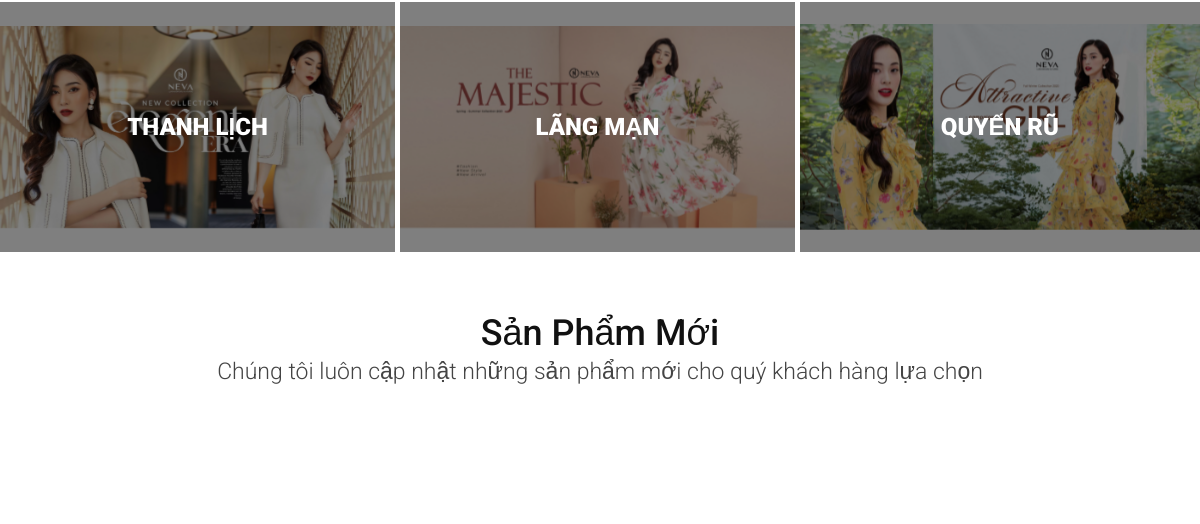
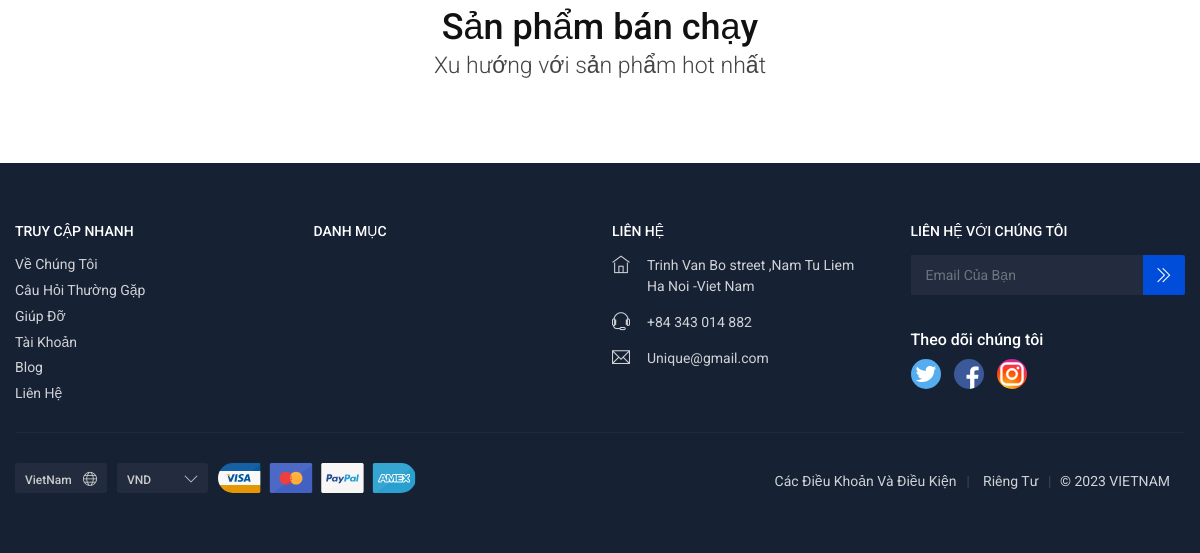
Before: / (lower part) with the older database file (2 pictures, top to bottom).
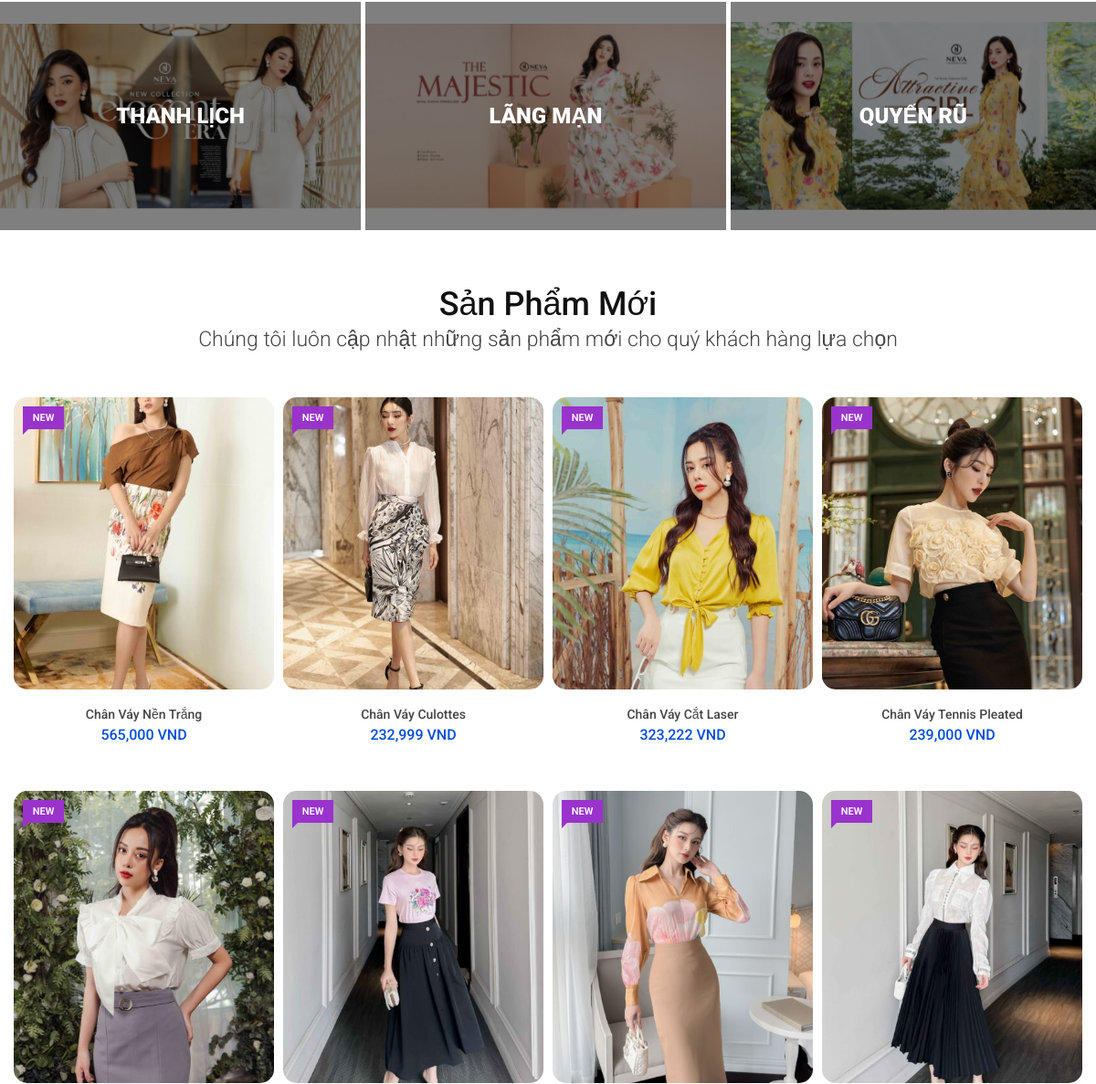
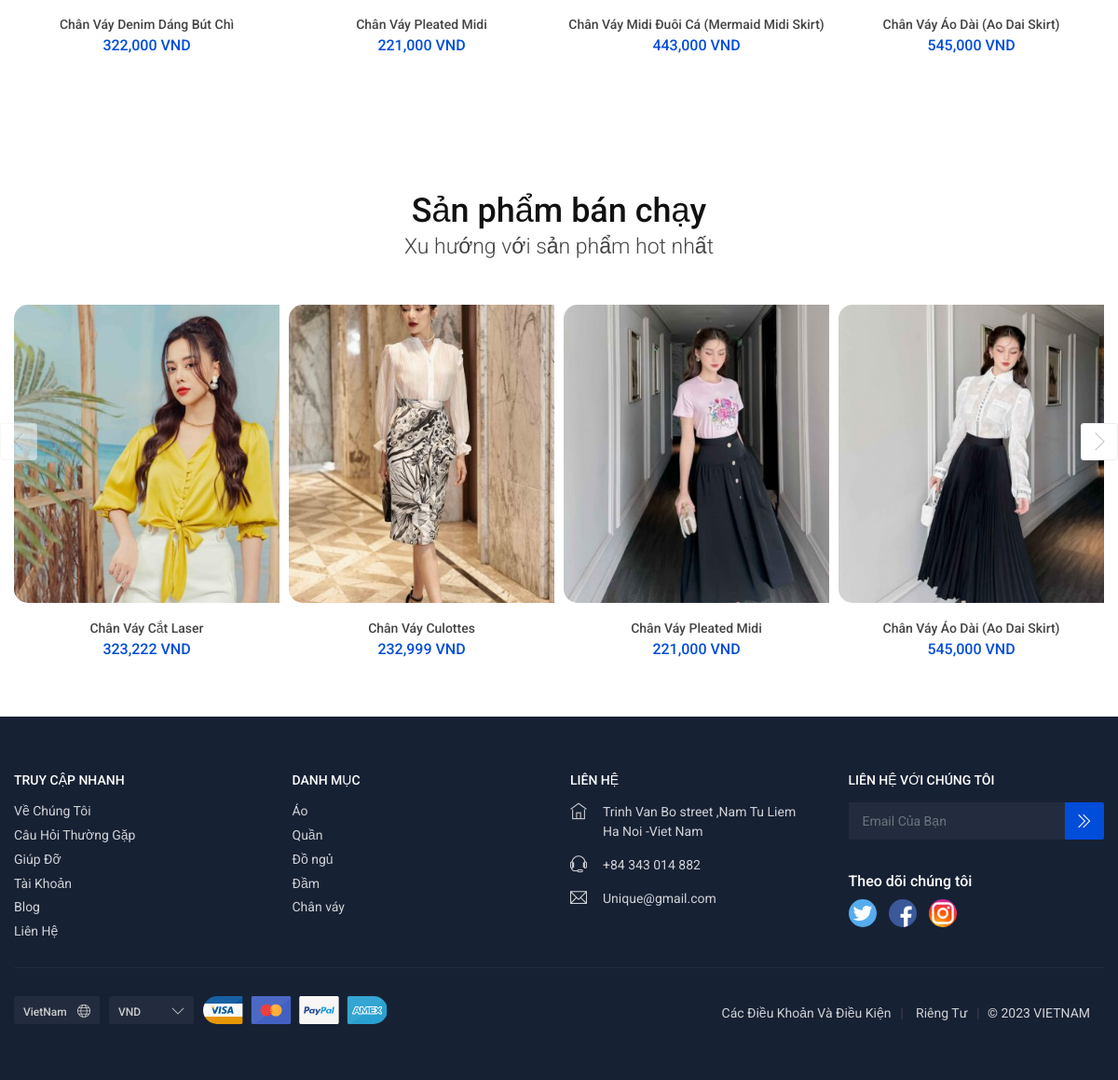
After: the same page with the newer database file (2 pictures, top to bottom).
### tables this page shows
CREATE TABLE `product` (
  `product_id` int(11) NOT NULL,
  `product_name` varchar(100) NOT NULL,
  `image` text NOT NULL,
  `price` int(11) NOT NULL,
  `description` text NOT NULL,
  `category_id` int(11) NOT NULL,
  `is_hidden` tinyint(1) DEFAULT 0
);

CREATE TABLE `categories` (
  `category_id` int(11) NOT NULL,
  `category_name` varchar(100) NOT NULL,
  `status` int(11) NOT NULL
);

### Models/connect.php (called while the page is built, shortened)
<?php
function pdo_get_connection(){
    $servername = "localhost";
    $username = "root";
    $password = "";
    try {
    $conn = new PDO("mysql:host=$servername;dbname=duan1", $username, $password);
    $conn->setAttribute(PDO::ATTR_ERRMODE, PDO::ERRMODE_EXCEPTION);
    return $conn;
    } catch(PDOException $e) {
    echo "Kết nối thất bại: " . $e->getMessage();
    }
}
function pdo_query($sql, ...$sql_args) {
    try {
        $conn = Pdo_get_connection();
        $stmt = $conn->prepare($sql);
        $stmt->execute($sql_args);
        return $stmt->fetchAll();
    } catch (PDOException $e) {
        throw $e;
    } finally {
        unset($conn);
    }
}
?>

### Models/sanpham.php (called while the page is built, shortened)
<?php
function loadall_sanpham_home() {
    $sql = "select * from product order by product_id desc limit 0,8";
    return pdo_query($sql);
}
function sp_banchay() {
    $sql = " SELECT SUM(cart.quantity) as soluong , product.product_name, product.image, product.price, product.product_id  FROM cart join product on cart.product_id = product.product_id
    GROUP by product.product_id  ORDER by soluong DESC;";
    return pdo_query($sql);
}
?>

### Models/danhmuc.php (called while the page is built, shortened)
<?php
function sellect_all_categories()
{
    $sql = "SELECT * FROM categories order by category_id asc";
    return pdo_query($sql);
}
?>

### View/Home/home.php (the view, shortened to what the rows shown need)
<main>
	<div class="container margin_60_35">
		<div class="main_title">
			<h2>Sản Phẩm Mới</h2>
		</div>
		<div class="row small-gutters">
			<?php foreach ($loadall_sanpham as $key => $value):
				extract($value);
				?>
				<div class="col-sl-6 col-md-4 col-xl-3 pb-4">
					<form action="index.php?act=addtocart" method="post" class="">
						<div class="grid_item boxsp">
							<span class="ribbon new">New</span>
							<figure>
								<a href="index.php?act=chitietsp&idct_sp=<?= $product_id ?>">
									<img class="img-fluid lazy " src="image/<?= explode(',', $image)[0] ?>"
										data-src="image/<?= explode(',', $image)[0] ?>" alt="">
								</a>
							</figure>
							<a href="index.php?act=chitietsp&idct_sp=<?= $product_id ?>">
								<h3>
									<?= $product_name ?>
								</h3>
							</a>
							<div class="price_box">
								<span class="new_price">
									<?=
										number_format($price, 0, '.', ','); ?> VND
								</span>
							</div>
						</div>
					</form>
				</div>
			<?php endforeach; ?>
		</div>
	</div>
	<div class="container margin_60_35">
		<div class="main_title">
			<h2>Sản phẩm bán chạy</h2>
		</div>
		<div class="owl-carousel owl-theme products_carousel">
			<?php foreach ($sp_banchay as $key => $value):
				extract($value);
				?>
				<form action="index.php?act=addtocart" method="post" class="">
					<div class="item">
						<div class="grid_item">
							<figure>
								<a href="index.php?act=chitietsp&idct_sp=<?= $product_id ?>">
									<img class="owl-lazy lazy" src="image/<?= explode(',', $image)[0] ?>"
										data-src="image/<?= explode(',', $image)[0] ?>" alt="">
								</a>
							</figure>
							<a href="index.php?act=chitietsp&idct_sp=<?= $product_id ?>">
								<h3>
									<?= $product_name ?>
								</h3>
							</a>
							<div class="price_box">
								<span class="new_price">
									<?=
										number_format($price, 0, '.', ','); ?> VND
								</span>
							</div>
						</div>
					</div>
				</form>
			<?php endforeach; ?>
		</div>
	</div>
</main>

### View/Home/footer.php (shortened to what the rows shown need)
<footer class="revealed">
	<div class="container">
		<div class="row">
			<div class="col-lg-3 col-md-6">
				<div class="collapse dont-collapse-sm links" id="collapse_2">
					<ul>
						<?php
						foreach ($sellect_categories as $show): ?>
							<?php extract($show); ?>
							<?php $category_detail = "index.php?act=chitietdm&id_cate=" . $category_id; ?>
							<li><a href="<?= $category_detail ?>">
									<?= $category_name ?>
								</a></li>
						<?php endforeach; ?>
					</ul>
				</div>
			</div>
		</div>
	</div>
</footer>
</div>
</body>
</html>

Changed rows visible on the page:
added product: image (picture), product_name "Chân Váy Nền Trắng", price "565,000", shown under "Sản Phẩm Mới"
added product: image (picture), product_name "Chân Váy Culottes", price "232,999"
added product: image (picture), product_name "Chân Váy Cắt Laser", price "323,222"
added product: image (picture), product_name "Chân Váy Tennis Pleated", price "239,000", shown under "Sản Phẩm Mới"
added product: image (picture), product_name "Chân Váy Denim Dáng Bút Chì", price "322,000", shown under "Sản Phẩm Mới"
added product: image (picture), product_name "Chân Váy Pleated Midi", price "221,000"
added product: image (picture), product_name "Chân Váy Midi Đuôi Cá (Mermaid Midi Skirt)", price "443,000", shown under "Sản Phẩm Mới"
added product: image (picture), product_name "Chân Váy Áo Dài (Ao Dai Skirt)", price "545,000"
added categories: category_name "Áo"
added categories: category_name "Quần"
added categories: category_name "Đồ ngủ"
added categories: category_name "Đầm"
added categories: category_name "Chân váy"
